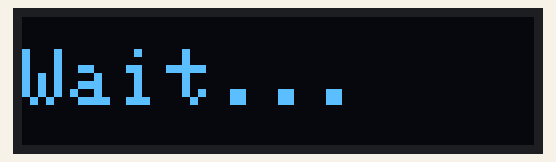
Recording of a sketch running on a simulated ESP8266 (NodeMCU). Shown: 128×32 one-colour display. WiFi joins after 1.5 s; servers stay silent unless stated; what the sketch prints to the serial monitor is not drawn.

Above: at 0.4 s.
At 2.8 s:
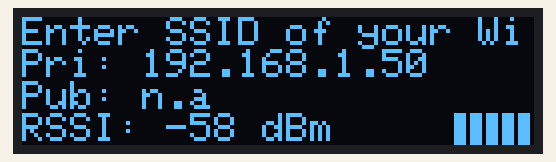

Measured:
- what the display in image 0 shows lasts 2.4 s, from 0.3 s to 2.7 s

The sketch:

WiFiSignalStrengthTester.ino
```cpp
/**
 * @package WiFi Signal Strenght Tester with OLED display
 * @author WizLab.it
 * @version 20240205.009
 */

#include <Arduino.h>
#include <ESP8266WiFi.h>
#include <ESP8266HTTPClient.h>
#include <Wire.h>
#include <Adafruit_GFX.h>
#include <Adafruit_SSD1306.h>
#include "WiFiSignalStrengthTester.h"


/**
 * System Parameters
 */

//OLED
#define OLED_ADDRESS 0x3C // OLED display I2C Address
#define OLED_WIDTH 128    // OLED display width, in pixels
#define OLED_HEIGHT 32    // OLED display height, in pixels

//HTTP
#define HTTP_PUBLICIP_ENDPOINT "http://ip1.dynupdate.no-ip.com"


/**
 * Global Variables
 */
Adafruit_SSD1306 display(OLED_WIDTH, OLED_HEIGHT, &Wire, -1);


//===================================================================================


/**
 * Setup
 */
void setup() {
  Serial.begin(115200);
  Serial.print("\n\n\n============================================================================================================\n");

  //Init OLED
  if(!display.begin(SSD1306_SWITCHCAPVCC, OLED_ADDRESS)) {
    Serial.println("SSD1306 init failed");
    for(;;);
  }
  display.clearDisplay();
  delay(250);
  display.cp437(true); // Use full 256 char 'Code Page 437'
  display.clearDisplay();
  display.setTextSize(2);
  display.setTextColor(WHITE);
  display.setCursor(0, 8);
  display.print("Wait...");
  display.display();
  display.setTextSize(1);
}


/**
 * Loop
 */
void loop() {
  Serial.print("------------------------------------------------------------------------------------------------------------\n");

  //WiFi connection
  bool wifiStatus = wifiConnect();

  //If connected to WiFi, show signal strenght data
  if(wifiStatus) {
    uint8_t signalLevel = getSignalLevel();
    Serial.printf("RSSI: %d (%ld dBm)\n", signalLevel, WiFi.RSSI());

    //Print RSSI and Signal Bar on OLED
    display.fillRect(0, 24, OLED_WIDTH, OLED_HEIGHT, BLACK);
    display.setCursor(0, 24);
    display.printf("RSSI: %ld dBm", WiFi.RSSI());
    for(uint8_t i=0; i<signalLevel; i++) {
      display.fillRect((OLED_WIDTH - (4 * (i + 1))), 24, 3, 8, WHITE);
    }
    display.display();
  }

  delay(1000); //1 second delay
}


//===================================================================================


/**
 * WiFi Connection
 */
bool wifiConnect() {
  //Check if already connected to WiFi
  if(WiFi.status() == WL_CONNECTED) return true;

  //If not connected, then try to connect
  WiFi.mode(WIFI_STA);
  WiFi.begin(WIFI_ACCESSPOINT_SSID, WIFI_ACCESSPOINT_PASSWORD);
  Serial.printf("Connecting to %s: ", WIFI_ACCESSPOINT_SSID);
  uint8_t i = 0;
  while(WiFi.status() != WL_CONNECTED) {
    Serial.print(".");
    if(i++ > WIFI_CONNECTION_TIMEOUT) break;
    delay(1000);
  }

  //Check if connection was successful
  if(WiFi.status() == WL_CONNECTED) {
    Serial.printf(" OK\n");
    Serial.printf("SSID: %s\n", WiFi.SSID().c_str());
    Serial.printf("Local IP Address: %s\n", WiFi.localIP().toString().c_str());
    Serial.printf("Public IP Address: %s\n", getPublicIPAddress().c_str());
    Serial.print("============================================================================================================\n");

    //Print network info on OLED
    display.clearDisplay();
    display.setCursor(0, 0);
    display.printf("%s", WiFi.SSID().c_str());
    display.fillRect(0, 8, OLED_WIDTH, OLED_HEIGHT, BLACK);
    display.setCursor(0, 8);
    display.printf("Pri: %s", WiFi.localIP().toString().c_str());
    display.fillRect(0, 16, OLED_WIDTH, OLED_HEIGHT, BLACK);
    display.setCursor(0, 16);
    display.printf("Pub: %s", getPublicIPAddress().c_str());
    display.fillRect(0, 24, OLED_WIDTH, OLED_HEIGHT, BLACK);
    display.display();

    return true;
  } else {
    Serial.println(" FAILED");
    delay(1000);
  }

  //If here, connection failed
  return false;
}


/**
 * Get Public IP Address
 */
String getPublicIPAddress() {
  WiFiClient wifiClient;
  HTTPClient httpClient;
  String ipAddress = "n.a";

  httpClient.begin(wifiClient, HTTP_PUBLICIP_ENDPOINT);
  int httpCode = httpClient.GET();
  if(httpCode == HTTP_CODE_OK) {
    ipAddress = httpClient.getString();
  }
  httpClient.end();

  return ipAddress;
}

uint8_t getSignalLevel() {
  long rssi = WiFi.RSSI();
  if(rssi > 0) return 0; //If RRSI is >0, then it's not connected
  if(rssi > -63) return 5;
  if(rssi > -69) return 4;
  if(rssi > -73) return 3;
  if(rssi > -76) return 2;
  if(rssi > -80) return 1;
  return 0;
}
```

WiFiSignalStrengthTester-Sample.h
```cpp
/**
 * @package WiFi Signal Strenght Tester with OLED display
 * Configurations Sample
 * @author WizLab.it
 * @version 20240113.003
 */

/**
 * Configurations
 */

//WiFi
#define WIFI_ACCESSPOINT_SSID "Enter SSID of your WiFi Network"
#define WIFI_ACCESSPOINT_PASSWORD "foobar"
#define WIFI_CONNECTION_TIMEOUT 15 //Seconds
```
